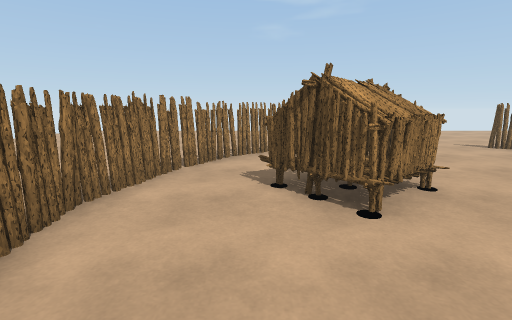
view 1 (above)

12 first-person views from a walk through a 3-D level made in the Unity game engine. The camera is 1.3 m above the floor, tilts 10° down and sees 85° across. The floor is counted in squares, 1 m on a side. Each view is taken from the middle of a square. On the plan, view 1 faces up. The plan holds only what a view shows up to about 13 squares ahead; the rest is blank. The player character is not drawn. Surface patterns are stand-ins for the level's own textures.

view 2
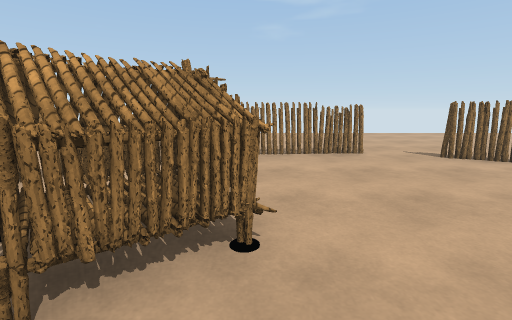

view 3
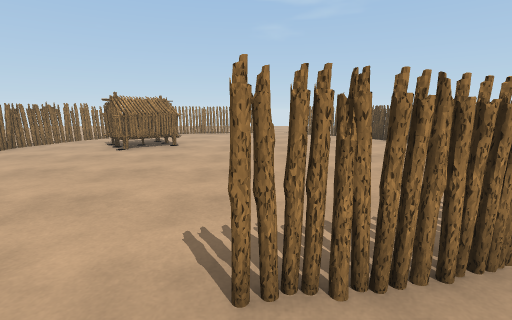

view 4
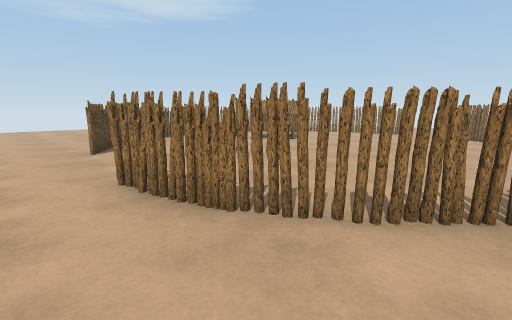

view 5
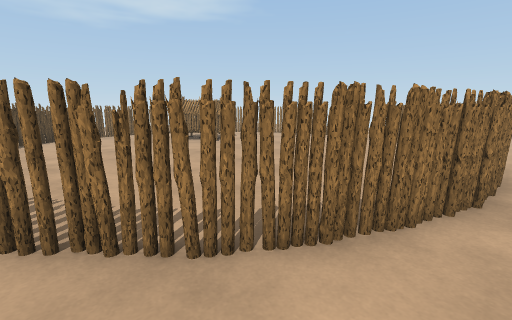

view 6
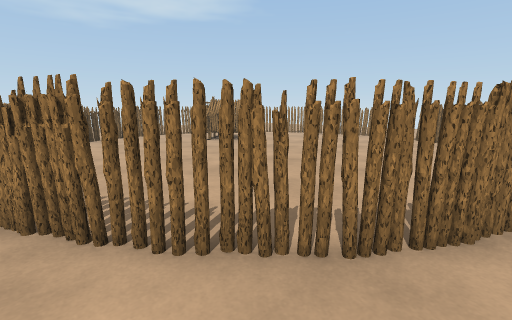

view 7
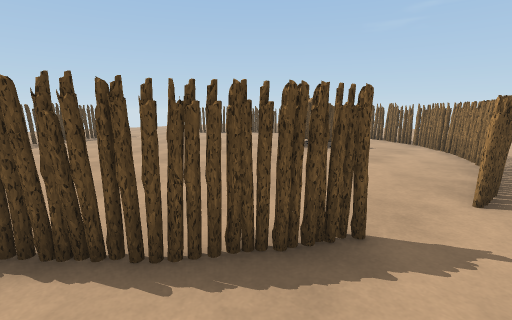

view 8
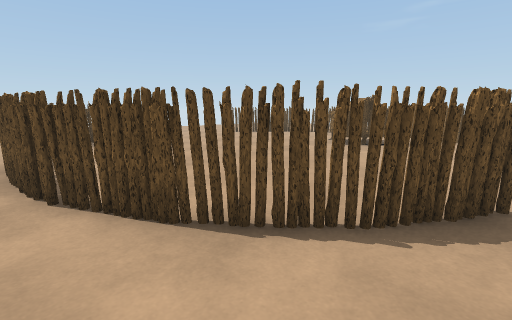

view 9
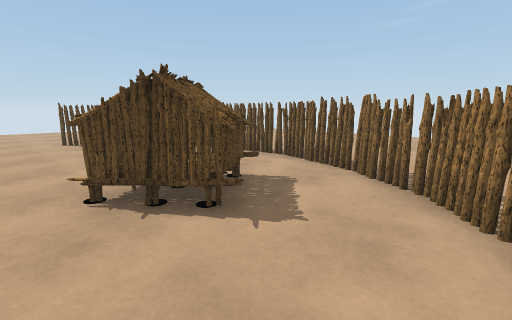

view 10
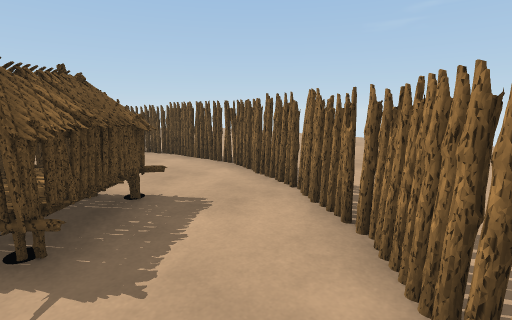

view 11
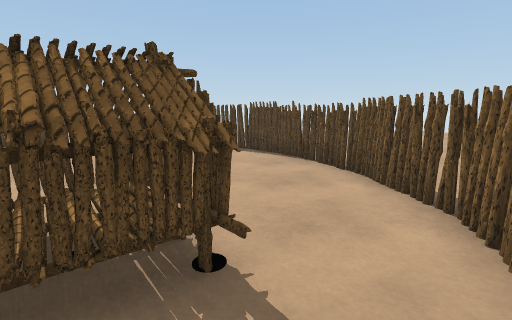

view 12
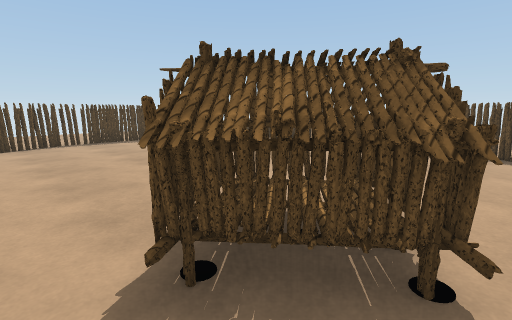

### Floor plan
Key: @ floor where view 1 was taken; # wall or solid block; . floor; T thing the floor can be seen under or through; O other object.
Columns run from 10 left of view 1 to 15 right of it. Each row starts with its distance up from view 1.
 15                   ....
 14               .. .....
 13               .........
 12          ..   .........
 11        .......###.....
 10        ...  ###...#... .
  9      .....##.......##..
  8      .  .##.........##..
  7      ...##...........##.
  6   ......#..#O.........#...
  5 ........#.OOOO........#...
  4 ... .. .#..OO..........#..
  3        .#...O..........#
  2       ..#.............##
  1      .. #.............#.
  0      .  ##@...........#.
 -1          #...........T#.
 -2          ##.........TT.
 -3       ....###......TT. .
 -4      ...........#TTT...
 -5      ................
 -6           .......... .
 -7             ..

Where each view was taken, in squares from view 1:
view 1: 0 up, 0 right, facing up
view 2: 2 up, 3 right, facing up
view 3: 6 down, 6 right, facing up
view 4: 6 down, 11 right, facing up-left
view 5: 3 down, 13 right, facing up-left
view 6: 4 down, 12 right, facing up-left
view 7: 11 up, 11 right, facing down-left
view 8: 10 up, 13 right, facing down-left
view 9: 9 up, 4 right, facing down-left
view 10: 9 up, 2 right, facing down-left
view 11: 7 up, 0 right, facing down
view 12: 7 up, 0 right, facing down-right
